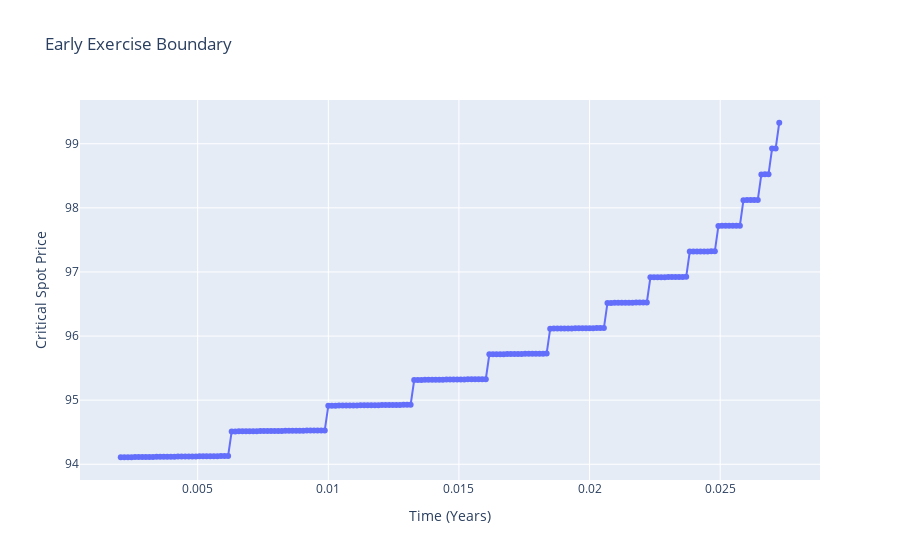

Notebook code for this chart:
### Markdown cell above
## 6. Structural Analysis: American Options

One of the main advantages of Tree methods is handling American options. Here we visualize the **Early Exercise Boundary** for an American Put.
*   **Exercise Region**: Where Intrinsic Value > Continuation Value.
*   **Boundary**: The critical spot price $S^*(t)$ below which it is optimal to exercise immediately.

### Code cell
# Define American Put
american_put = Option(
    maturity=maturity,
    strike_price=100.0,
    is_call=False,
    is_american=True, # Enable Early Exercise
    barrier=None,
    pricing_date=today,
    calendar_base_convention=365
)

# Run Boundary Analysis
boundary_exp = ExerciseBoundaryExperiment(market_data, american_put, N=200)
boundary_results = boundary_exp.run()

Visualizer.plot_exercise_boundary(boundary_results).show()

### Figure 1 — Plotly figure (JSON) as saved in the notebook; plotly's stock layout.template omitted (floating-point values rounded to 4 significant figures; data arrays with more than 128 entries replaced by an {"elided": "..."} marker saying what was removed)
{"data": [{"mode": "lines+markers", "name": "Exercise Boundary", "type": "scatter", "x": {"elided": "185 float values"}, "y": {"elided": "185 float values"}}], "layout": {"title": {"text": "Early Exercise Boundary"}, "xaxis": {"title": {"text": "Time (Years)"}}, "yaxis": {"title": {"text": "Critical Spot Price"}}}}
